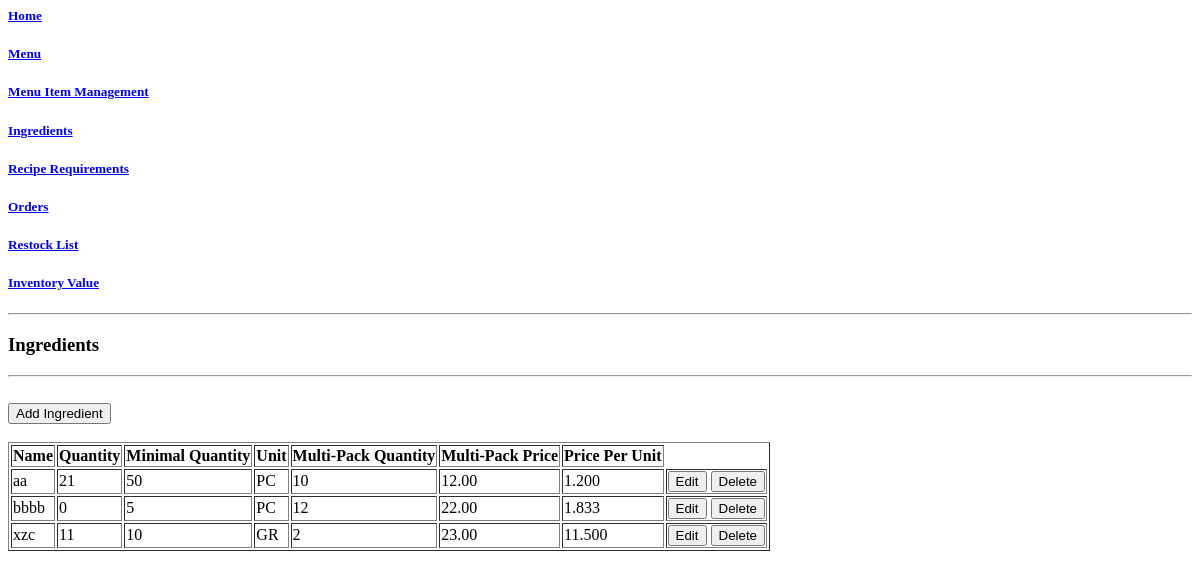
/ingredients/list, run on an earlier commit of the app's database.
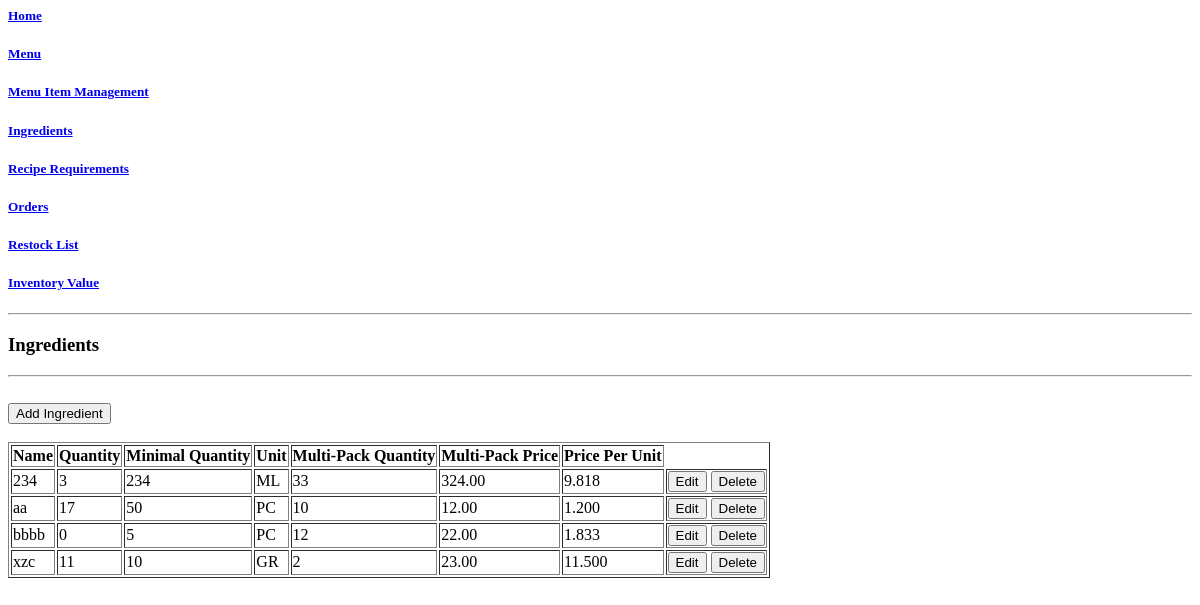
And on a later commit of the database.
### crispy_crab/models.py (models this page shows, shortened)
class Ingredients(models.Model):
    PIECE = "PC"
    GRAM = "GR"
    MILLILITRE = "ML"
    INGREDIENT_UNIT_CHOICES = [
        (PIECE, "pcs."),
        (GRAM, "gr."),
        (MILLILITRE, "ml")
    ]
    ing_name = models.CharField(max_length=25, unique=True)
    ing_quantity = models.IntegerField(default=0)
    multi_pack_quantity = models.IntegerField(default=1)
    unit = models.CharField(max_length=2, choices=INGREDIENT_UNIT_CHOICES, default=PIECE)
    multi_pack_price = models.DecimalField(max_digits=8, decimal_places=2)
    minimal_quantity = models.IntegerField(default=0)
    class Meta:
        ordering = ['ing_name']
    def price_per_unit(self):
        price = getattr(self, "multi_pack_price")
        quantity = getattr(self, "multi_pack_quantity")
        ppu = round(price/quantity, 3)
        return ppu

### crispy_crab/views.py (the view)
# urls.py: path('ingredients/list', views.IngredientsList.as_view(), name='ingredientslist'),
class IngredientsList(ListView):
    model = Ingredients
    template_name = "crispy_crab/ingredients_list.html"

### crispy_crab/templates/crispy_crab/ingredients_list.html
{% extends "crispy_crab/base.html" %}
{% block content %}
<hr>
<h3>Ingredients</h3>
<hr>
<br>
<a href="{% url 'ingredientscreate'%}"><button class="btn">Add Ingredient</button></a>
<br>
<br>
<table border = 1 id="ingredients_table">
  <tr>
    <th>Name</th>
    <th>Quantity</th>
    <th>Minimal Quantity</th>
    <th>Unit</th>
    <th>Multi-Pack Quantity</th>
    <th>Multi-Pack Price</th>
    <th>Price Per Unit</th>
  </tr>
{% for ingredient in ingredients_list %}
<tr>
  <td>{{ ingredient.ing_name }} </td>
  <td>{{ ingredient.ing_quantity }} </td>
  <td>{{ ingredient.minimal_quantity }} </td>
  <td>{{ ingredient.unit }} </td>
  <td>{{ ingredient.multi_pack_quantity }} </td>
  <td>{{ ingredient.multi_pack_price }} </td>
  <td>{{ ingredient.price_per_unit }} </td>
  <td>
    <a href="{% url 'ingredientsupdate' ingredient.id %}"><button>Edit</button></a>
    <a href="{% url 'ingredientsdelete' ingredient.id %}"><button>Delete</button></a>
  </td>
</tr>
{% endfor %}
</table>
{% endblock %}

What changed in the data, as far as the page shows it:
added Ingredients: ing_name "234", ing_quantity "3", minimal_quantity "234", unit "ML", multi_pack_quantity "33", multi_pack_price "324.00", price_per_unit "9.818"
changed Ingredients "aa": ing_quantity "21" → "17"
